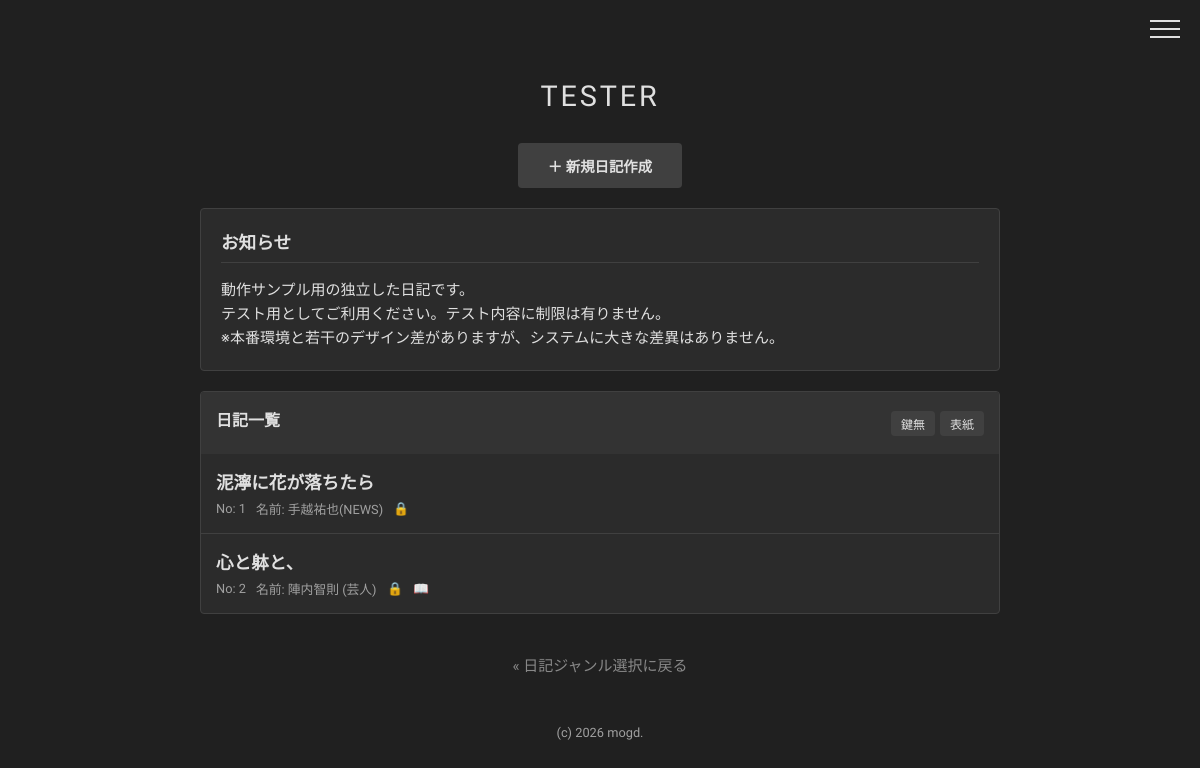
Screenshot of /diary/tester/index.php (signed in) with the database file from the repository.
### tables this page shows
CREATE TABLE threads (
        id INTEGER PRIMARY KEY AUTOINCREMENT,
        title TEXT,
        creator_name TEXT,
        description TEXT,
        custom_css TEXT, 
        write_pass TEXT,
        view_pass TEXT,
        del_pass TEXT,
        lock_level INTEGER DEFAULT 0,
        created_at DATETIME DEFAULT CURRENT_TIMESTAMP
    );

### diary/tester/db.php (called while the page is built, shortened)
<?php
function h($s) {
    return htmlspecialchars($s, ENT_QUOTES, 'UTF-8');
}

### diary/tester/index.php (the view, shortened to what this page needs)
<?php
require 'db.php';
$filter = $_GET['filter'] ?? '';
$page = isset($_GET['page']) ? max(1, (int)$_GET['page']) : 1;
$limit = 10;
$offset = ($page - 1) * $limit;
$where = "1=1";
$sql = "SELECT t.*,
        (SELECT MAX(created_at) FROM posts WHERE thread_id = t.id AND is_sage = 0) as last_post_time
        FROM threads t
        WHERE $where
        ORDER BY COALESCE(
            (SELECT MAX(created_at) FROM posts WHERE thread_id = t.id AND is_sage = 0),
            t.created_at
        ) DESC
        LIMIT $limit OFFSET $offset";
$threads = $pdo->query($sql)->fetchAll();
$now_ts = time();
$genre_name = 'TESTER';
require 'header.php';
?>
<div class="container">
    <h1><?= h($genre_name) ?></h1>
    <div style="text-align: center; margin-bottom: 20px;">
        <a href="create.php" class="btn" style="padding: 12px 30px; font-weight: bold;">＋ 新規日記作成</a>
    </div>
    <div class="card">
        <h3>お知らせ</h3>
        <div style="line-height: 1.6;">動作サンプル用の独立した日記です。<br>テスト用としてご利用ください。テスト内容に制限は有りません。<br>※本番環境と若干のデザイン差がありますが、システムに大きな差異はありません。</div>
    </div>
    <div class="card" style="padding: 0; overflow: hidden;">
        <div style="padding:15px; background:#333; display:flex; justify-content:space-between; align-items:center; flex-wrap:wrap; gap:10px;">
            <h2 style="margin:0; border:none; font-size:1rem;">日記一覧</h2>
            <form method="get" style="margin:0; display:flex; gap:5px;">
                <?php if($filter === ''): ?>
                    <button type="submit" name="filter" value="public" class="btn" style="padding:4px 10px; font-size:0.8em;">鍵無</button>
                    <button type="submit" name="filter" value="summary" class="btn" style="padding:4px 10px; font-size:0.8em;">表紙</button>
                <?php endif; ?>
            </form>
        </div>
        <?php if (empty($threads)): ?>
            <div style="padding: 20px; text-align: center;">まだ日記がありません。</div>
        <?php else: ?>
            <?php foreach ($threads as $t): ?>
                <?php
                    $upd = !empty($t['last_post_time']) ? $t['last_post_time'] : $t['created_at'];
                    $is_new = ($now_ts - strtotime($upd)) < 86400;
                ?>
                <a href="thread.php?id=<?= h($t['id']) ?>" class="list-item">
                    <div style="font-weight: bold; font-size: 1.1rem; display:flex; align-items:center; gap:8px;">
                        <?php if ($is_new): ?><span class="new-mark">NEW</span><?php endif; ?><?= h($t['title']) ?>
                    </div>
                    <div class="meta-info">
                        <span>No: <?= h($t['id']) ?></span>
                        <span>名前: <?= h($t['creator_name']) ?></span>
                        <?php if (!empty($t['view_pass'])): ?>
                            <span title="鍵付き">🔒</span>
                            <?php if (isset($t['lock_level']) && $t['lock_level'] == 1): ?>
                                <span title="表紙公開(概要閲覧可)">📖</span>
                            <?php endif; ?>
                        <?php endif; ?>
                    </div>
                </a>
            <?php endforeach; ?>
        <?php endif; ?>
    </div>
    <div style="text-align: center; margin-top: 40px; margin-bottom: 20px;">
        <a href="../index.php" style="color: #888; text-decoration: none;">&laquo; 日記ジャンル選択に戻る</a>
    </div>
    <div class="footer-link"><?php require 'footer.php'; ?></div>
</div>
</body>
</html>

### diary/tester/css/style.css (style rules this page uses)
:root { --bg-color: #202020; --card-bg: #2b2b2b; --text-main: #e0e0e0; --text-sub: #a0a0a0; --accent: #d4d4d4; --border: #404040; --input-bg: #333333; --highlight: #ffd700; }
body { background: var(--bg-color); color: var(--text-main); font-family: "Zen Maru Gothic", "Noto Color Emoji", sans-serif; font-size: 15px; margin: 0; padding: 0; min-height: 100vh; }
a { text-decoration: none; color: var(--text-main); transition: opacity 0.3s; }
.container { max-width: 800px; margin: 0 auto; padding: 60px 20px 40px; }
h1 { font-size: 1.8rem; text-align: center; margin-bottom: 30px; font-weight: normal; letter-spacing: 0.1em; }
h2, h3 { font-size: 1.1rem; margin: 0 0 15px 0; border-bottom: 1px solid var(--border); padding-bottom: 8px; }
.card, .card-glass { background: var(--card-bg); border: 1px solid var(--border); border-radius: 4px; padding: 20px; margin-bottom: 20px; }
button, .btn, .btn-glass { background: var(--border); color: var(--text-main); border: none; padding: 8px 16px; border-radius: 4px; cursor: pointer; font-size: 0.9rem; transition: background 0.3s; display: inline-block; text-align: center; }
.list-item { display: block; padding: 15px; border-bottom: 1px solid var(--border); }
.list-item:last-child { border-bottom: none; }
.meta-info { font-size: 0.8rem; color: var(--text-sub); margin-top: 5px; display: flex; gap: 10px; align-items: center; }
.footer-link { text-align: center; margin-top: 50px; margin-bottom: 20px; font-size: 0.8rem; color: var(--text-sub); }

### rows the page displays
threads: title "泥濘に花が落ちたら", id "1", creator_name "手越祐也(NEWS)"
threads: title "心と躰と、", id "2", creator_name "陣内智則 (芸人)"

### other values shown
$genre_name "TESTER"
